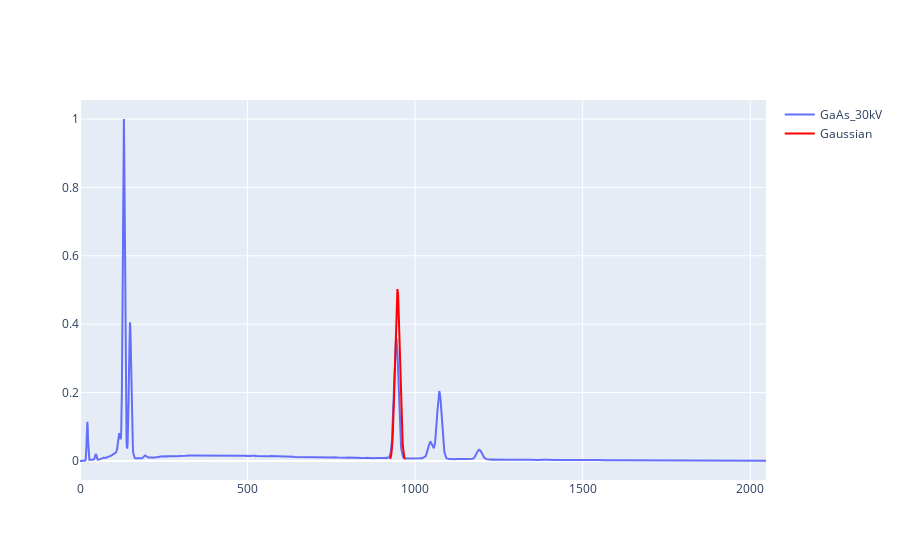

The cell this chart's notebook holds for it:
### Code cell
# arrays = get_multiple_data_arrays(filters=["GaAs_30kV"])
# start = (0,)
# stop = (2048,)
# x2048 = np.arange(0, 2048, 1)  # making the 2048 long x-axis as channel numbers

# fig = go.Figure()
# for i in range(len(arrays)):
#     fig.add_trace(go.Scatter(x=x, y=arrays[i][1], mode="lines", name=arrays[i][0]))
# ##
# # this one is for the GaAs_30kV, and are more aligned with scale=102 than 102.4
# plot_perfect_gaussian(
#     fig,
#     9.2517,
#     0.07052228949300515,
#     height=0.5,
#     color="red",
#     scale=102.4,
#     name="Gaussian",
# )
# ##
# fig.show()
